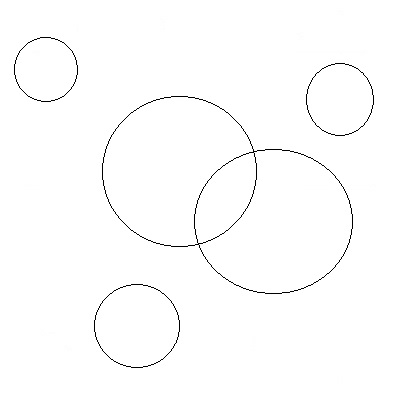
//> input picture TEST_25/circle.jpg, 400 x 400 px
$ ./main   (built with g++ and OpenCV 4)
//> lines starting //> are read from the running program, lines starting //| are printed output that depends on the picture
#include<opencv2/opencv.hpp>
#include<opencv2/highgui.hpp>
#include <iostream>

using namespace cv;
using namespace std;

Mat src,Gauss,dst,gray,cann,img,map_x,map_y;

vector<Vec3f> circles;

int main()
{
	src=imread("circle.jpg",IMREAD_UNCHANGED);
//> src is the input picture: 400 rows x 400 cols, CV_8UC3; min 0, max 255, mean 252.6
	imshow("src",src);
	dst=Mat::zeros(src.size(),src.type());
	map_x.create(src.size(),CV_32FC1);
	map_y.create(src.size(),CV_32FC1);
	for(int row=0;row<src.rows;row++)
	{
		for(int col=0;col<src.cols;col++)
		{
			map_x.at<float>(row,col) = static_cast<float>(col);
			map_y.at<float>(row,col) = static_cast<float>(row);
		}
	}
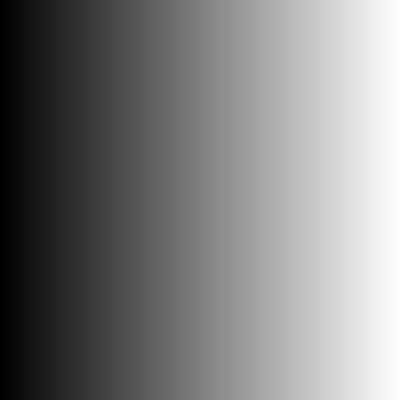
//> map_x: 400 rows x 400 cols, CV_32FC1; min 0, max 399, mean 199.5; drawn with min black and max white
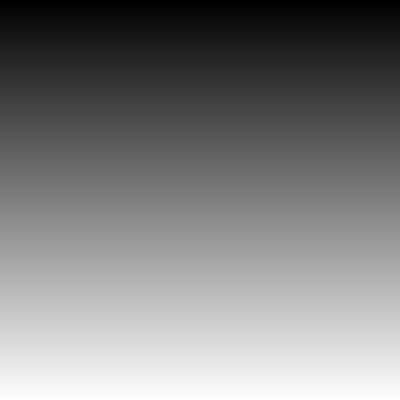
//> map_y: 400 rows x 400 cols, CV_32FC1; min 0, max 399, mean 199.5; drawn with min black and max white

	remap(src,dst,map_x,map_y,INTER_LINEAR,BORDER_CONSTANT,Scalar(255,0,0));
	imshow("dst",dst);

	waitKey(0);
	return 0;
}
